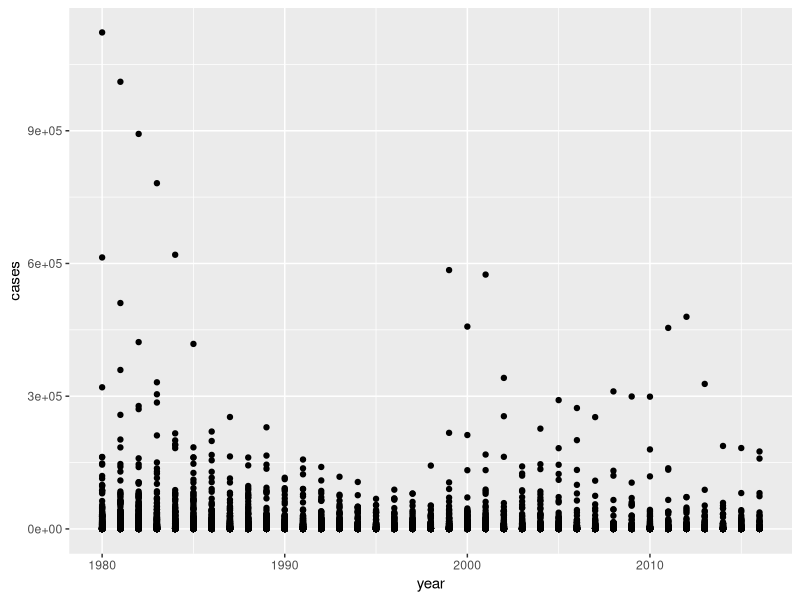
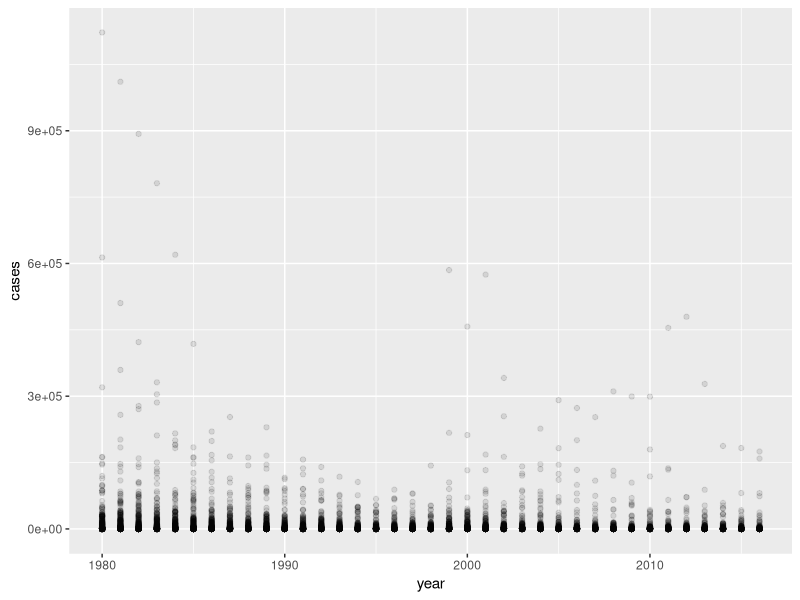
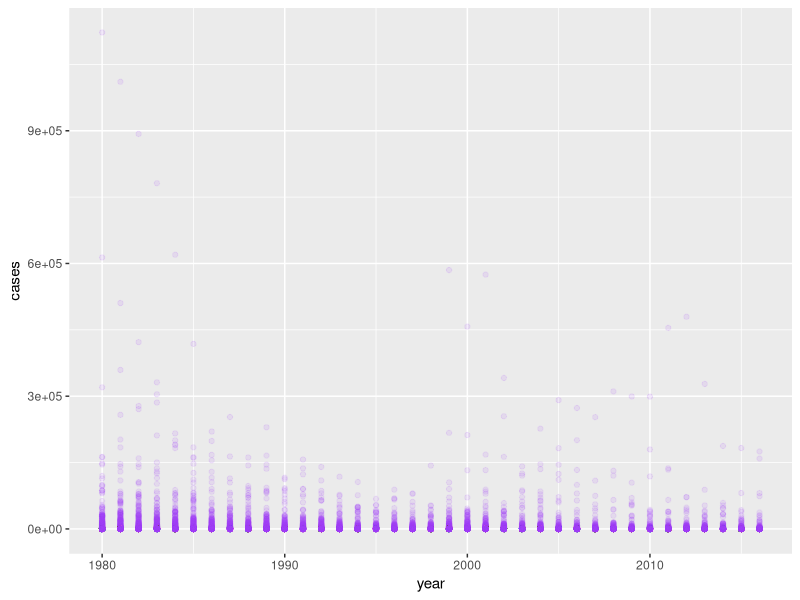
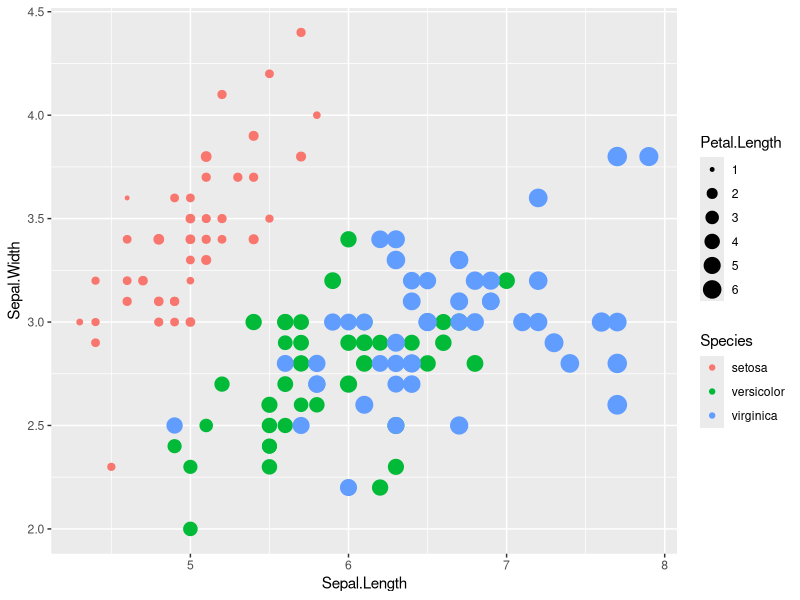
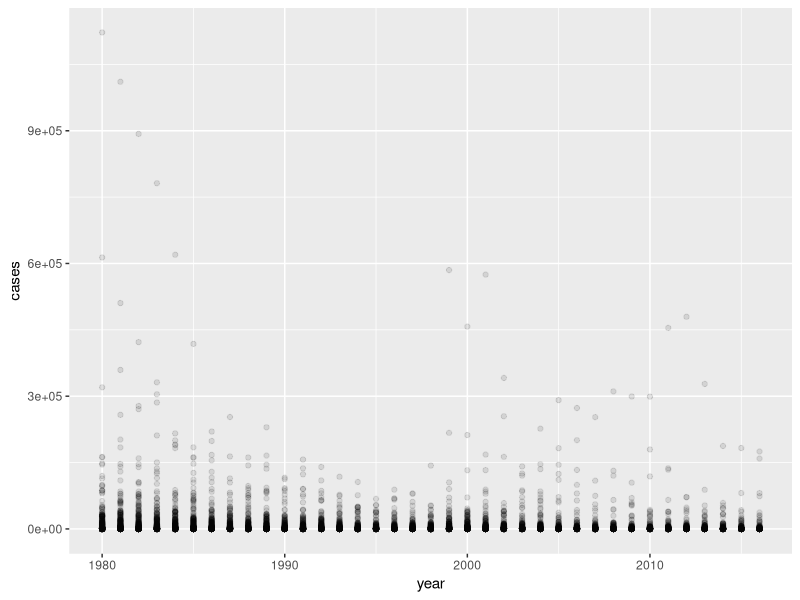
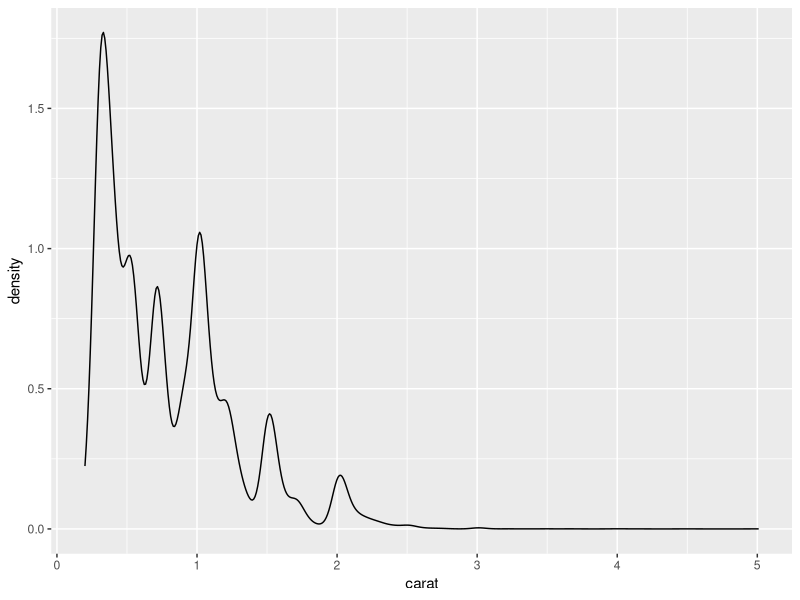
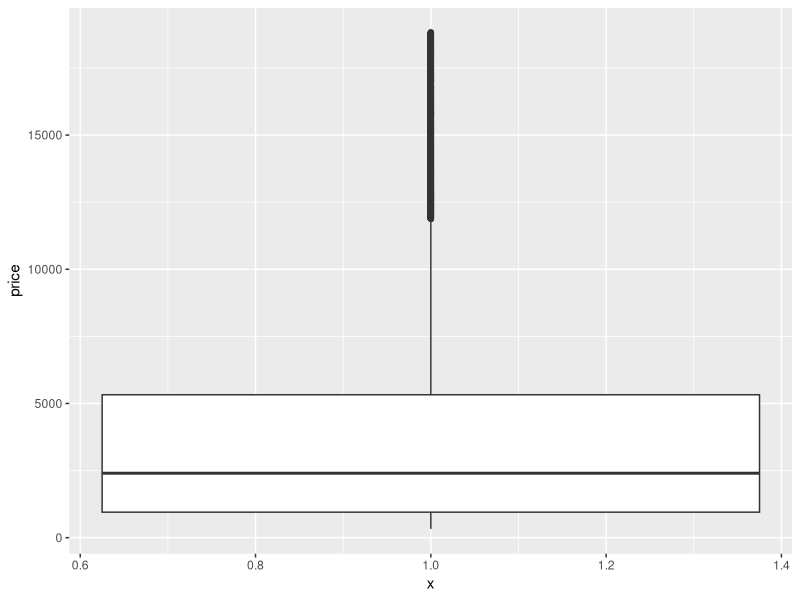
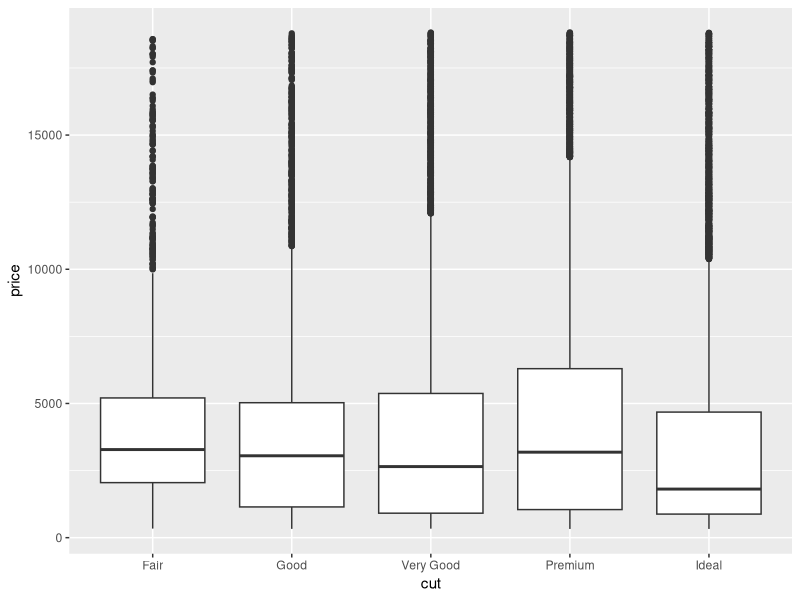

Write R code to recreate these figures, in order.
## ---- chunk 1
knitr::opts_chunk$set(echo = TRUE)
## ---- chunk 2
library(readxl)
library(ggplot2)
who_disease <- read_xlsx("data/who_disease.xlsx")
## ---- chunk 3
# x축에 year, y축에 cases 라는 값을 넣겠다.
ggplot(who_disease, aes(x = year, y = cases)) +
  #그래프 종류
  geom_point()
## ---- chunk 4
ggplot(who_disease, aes(x = year, y = cases)) +
  #그래프 종류
  geom_point(alpha = 0.1)  # alpha 는 투명도
## ---- chunk 5
ggplot(who_disease, aes(x = year, y = cases)) +
  #그래프 종류
  geom_point(alpha = 0.1, colour = "#A243F5")  # "#A243F5" 색상으로 변경
## ---- chunk 6
str(iris)
ggplot(iris, aes(x = Sepal.Length,
                 y = Sepal.Width,
                 colour = Species,
                 size = Petal.Length)) +
  geom_point()
## ---- chunk 7
ggplot(who_disease, aes(x = year, y = cases)) +
  #그래프 종류
  geom_point(alpha = 0.1)
## ---- chunk 8
ggplot(data=diamonds, aes(x=carat))+
  geom_density()
## ---- chunk 9
ggplot(data=diamonds, aes(x=1, y=price))+  #통상 x값에 1을 부여한다
  geom_boxplot()
## ---- chunk 10
ggplot(data=diamonds,aes(x=cut,y=price))+
  geom_boxplot()
## ---- chunk 11
ggplot(data=cars, aes(x=speed,y=dist))+
  geom_line()
## ---- chunk 12
ggplot(data=economics,aes(x=date,y=unemploy))+
  geom_line()
## ---- chunk 13
ggplot(data=economics,aes(x=date, y=psavert))+
  geom_line()
## ---- chunk 14
ggplot()+
  geom_line(data=economics,aes(x=date,y=uempmed,color="red"))+
  geom_line(data=economics,aes(x=date,y=psavert,color="blue"))
# 빨간색이 주당평균실업기간
# 파란색이 개인저축률
## ---- chunk 15
library(dplyr)
str(who_disease)
who_disease %>% 
  filter(region == 'AMR',
         year == 1980,
         disease == 'pertussis',
         cases > 0) -> data2
## ---- chunk 16
ggplot(data2, aes(x = cases)) +
  # 빨간색으로 채운다.
  geom_histogram(fill = "red")    # 분포가 어느 지역에 몰려 있는지에 집중
## ---- chunk 17
ggplot(data2, aes(x =country, y =cases)) +
  geom_col(fill = "blue") +
  # 옵션(가로로 그래프 나타내기)
  coord_flip()
## ---- chunk 18
ggplot(data = diamonds, aes(x = carat, 
                            y = price, 
                            col = cut)) +
  geom_point()
## ---- chunk 19
ggplot(diamonds, aes(x = color, fill = cut)) +
  geom_bar()
## ---- chunk 20
ggplot(diamonds, aes(x = color, fill = cut)) +
  geom_bar(position="dodge")
## ---- chunk 21
ggplot(diamonds, aes(x = color, fill = cut)) +
  geom_bar(position="fill")
## ---- chunk 22
leisure <- read.csv("data/leisure.csv")
str(leisure)
## ---- chunk 23
ggplot(data=leisure, aes(x=age, y=expense, col = sex)) +
  geom_line(size=1, linetype=2)   #사이즈, 선 타입 조절
## ---- chunk 24
mpg1 <- read.csv("data/mpg1.csv",
                 stringsAsFactors = FALSE)

#데이터 가공
drv_hwy <- mpg1 %>% 
  group_by(drv) %>% 
  summarise(mean_hwy = mean(hwy))
## ---- chunk 25
# 기본 그래프
ggplot(data = drv_hwy, aes(x = drv, 
                           y = mean_hwy)) +
  geom_col()
#오름차순
ggplot(data = drv_hwy, aes(x = reorder(drv, mean_hwy),  
                           y = mean_hwy)) +
  geom_col()
#내림차순
ggplot(data = drv_hwy, aes(x = reorder(drv, -mean_hwy), 
                           y = mean_hwy)) +
  geom_col() +
  labs(            # 그래프와 축에 이름 붙이기
    title = "그래프 제목을 입력하세요",
    subtitle = "그래프 소제목을 입력하세요",
    x = "x변수명을 입력하세요",
    y = "y변수명을 입력하세요",
    caption = "데이터 출처를 입력하세요"
  )
